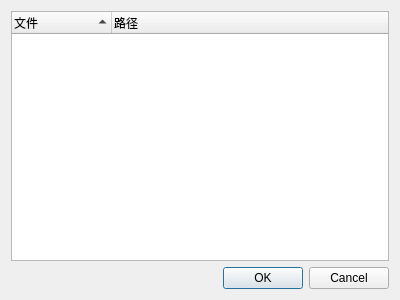
<?xml version="1.0" encoding="UTF-8"?>
<ui version="4.0">
 <class>SeerCloseSourceDialogForm</class>
 <widget class="QDialog" name="SeerCloseSourceDialogForm">
  <property name="geometry">
   <rect>
    <x>0</x>
    <y>0</y>
    <width>400</width>
    <height>300</height>
   </rect>
  </property>
  <property name="windowTitle">
   <string>Seer - Select files to close</string>
  </property>
  <layout class="QGridLayout" name="gridLayout">
   <item row="1" column="0">
    <widget class="QDialogButtonBox" name="buttonBox">
     <property name="orientation">
      <enum>Qt::Horizontal</enum>
     </property>
     <property name="standardButtons">
      <set>QDialogButtonBox::Cancel|QDialogButtonBox::Ok</set>
     </property>
    </widget>
   </item>
   <item row="0" column="0">
    <widget class="QTreeWidget" name="filenamesTreeWidget">
     <property name="toolTip">
      <string>Select the files to close.</string>
     </property>
     <property name="editTriggers">
      <set>QAbstractItemView::NoEditTriggers</set>
     </property>
     <property name="selectionMode">
      <enum>QAbstractItemView::ExtendedSelection</enum>
     </property>
     <property name="selectionBehavior">
      <enum>QAbstractItemView::SelectRows</enum>
     </property>
     <property name="sortingEnabled">
      <bool>true</bool>
     </property>
     <column>
      <property name="text">
       <string>文件</string>
      </property>
     </column>
     <column>
      <property name="text">
       <string>路径</string>
      </property>
     </column>
    </widget>
   </item>
  </layout>
 </widget>
 <resources/>
 <connections>
  <connection>
   <sender>buttonBox</sender>
   <signal>accepted()</signal>
   <receiver>SeerCloseSourceDialogForm</receiver>
   <slot>accept()</slot>
   <hints>
    <hint type="sourcelabel">
     <x>248</x>
     <y>254</y>
    </hint>
    <hint type="destinationlabel">
     <x>157</x>
     <y>274</y>
    </hint>
   </hints>
  </connection>
  <connection>
   <sender>buttonBox</sender>
   <signal>rejected()</signal>
   <receiver>SeerCloseSourceDialogForm</receiver>
   <slot>reject()</slot>
   <hints>
    <hint type="sourcelabel">
     <x>316</x>
     <y>260</y>
    </hint>
    <hint type="destinationlabel">
     <x>286</x>
     <y>274</y>
    </hint>
   </hints>
  </connection>
 </connections>
</ui>
